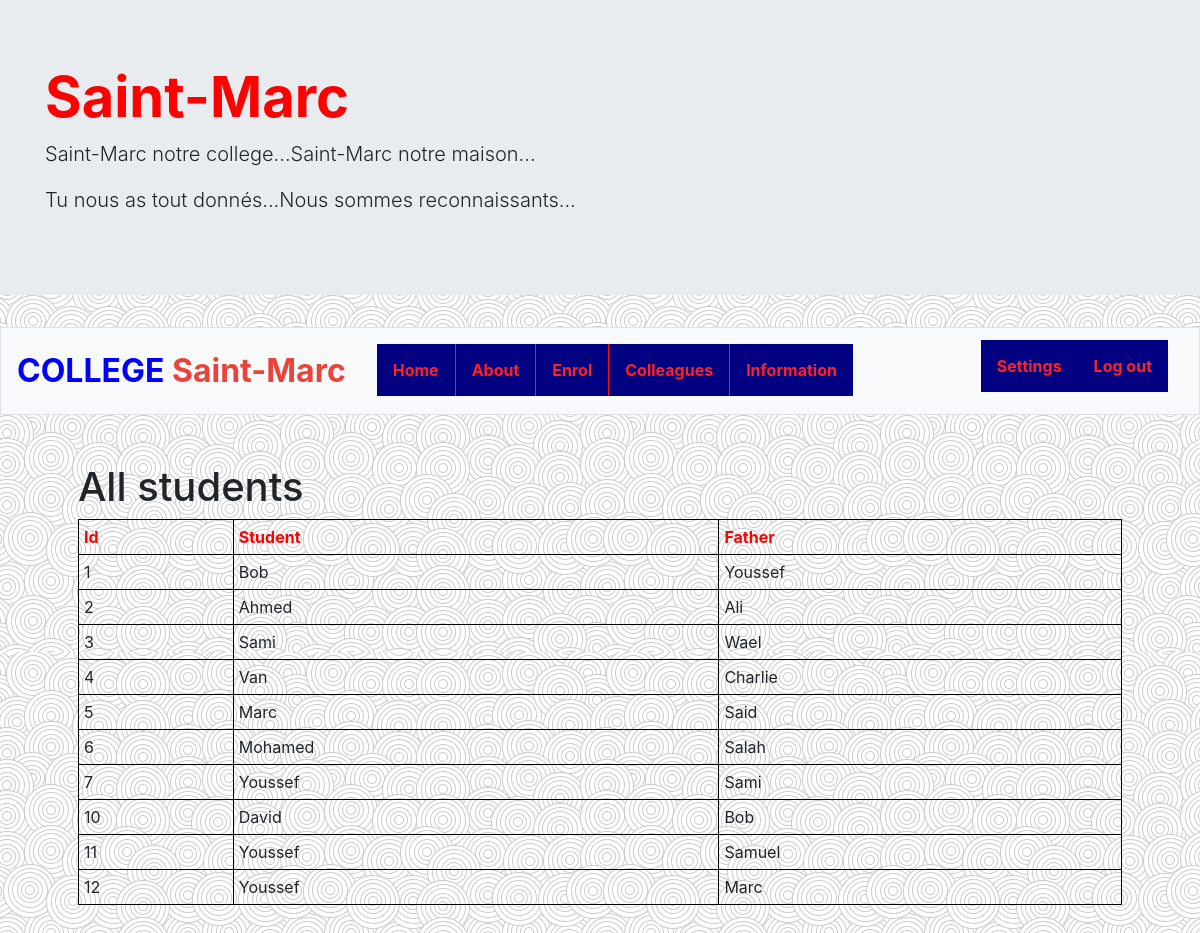
The app's page /students (signed in) with its own data.
### tables this page shows
CREATE TABLE 'students' (
'student_id' INTEGER,
'student' TEXT,
'father' TEXT,
'mother' TEXT,
'email' TEXT,
'birth' TEXT,
'adress' TEXT,
'fnum' NUMERIC,
'mnum' NUMERIC,
FOREIGN KEY (student_id) REFERENCES users(id)
);

### application.py (the view)
@app.route("/students")
@login_required
def students():
    rows = db.execute("SELECT student_id, student, father FROM students")
    return render_template("students.html", rows=rows)

### application.py (called while the page is built)
@app.after_request
def after_request(response):
    response.headers["Cache-Control"] = "no-cache, no-store, must-revalidate"
    response.headers["Expires"] = 0
    response.headers["Pragma"] = "no-cache"
    return response

### helpers.py (called while the page is built)
def login_required(f):
    @wraps(f)
    def decorated_function(*args, **kwargs):
        if session.get("user_id") is None:
            return redirect("/login")
        return f(*args, **kwargs)
    return decorated_function

### templates/students.html (shortened to what this page needs)
{% extends "layout.html" %}
{% block main %}
<h1>All students</h1>
<table>
    <tr>
        <th>Id</th>
        <th>Student</th>
        <th>Father</th>
    </tr>
{%for row in rows %}
    <tr>
        <td>{{row['student_id']}}</td>
        <td>{{row['student']}}</td>
        <td>{{row['father']}}</td>
    </tr>
    {%endfor%}
</table>
{% endblock %}

### templates/layout.html (shortened to what this page needs)
<!DOCTYPE html>
<html lang="en">
    <head>
        <link href="https://maxcdn.bootstrapcdn.com/bootstrap/4.1.3/css/bootstrap.min.css" rel="stylesheet">
        <link rel="stylesheet" href="https://maxcdn.bootstrapcdn.com/bootstrap/4.0.0/css/bootstrap.min.css">
        <link href="/static/styles.css" rel="stylesheet">
            <div class="jumbotron jumbotron-fluid">
        <div class="container">
        <h1 class="display-4" style="color:red; font-weight:bold;">Saint-Marc</h1>
        <p class="lead">Saint-Marc notre college...Saint-Marc notre maison...</p>
        <p class="lead">Tu nous as tout donnés...Nous sommes reconnaissants...</p>
        </div>
    </div>
    </head>
    <body style="background-image: url('static/d.jpg');">
        <nav class="navbar navbar-expand-md navbar-light bg-light border">
            <a class="navbar-brand" href="/"><span class="blue">COLLEGE </span><span class="red">Saint-Marc</span></a>
                <div class="container-fluid" id="nav">
                    {% if session.user_id %}
                        <ul class="navbar-nav mr-auto mt-2">
                            <li><a href="/">Home</a></li>
                            <li><a href="/about">About</a></li>
                            <li><a href="/enroll">Enrol</a></li>
                            <li><a href="/students">Colleagues</a></li>
                             <li class = "disabled"><a href="/info">Information</a></li>
                        </ul>
                        <ul class="nav navbar-nav navbar-right">
                             <div class= "nav">
                                  <li><a href="#">Settings</a>
                                  </li>
                             </div>
                             <li><a href="/logout">Log out</a></li>
                        </ul>
                    {% else %}
                        <ul class="nav navbar-nav navbar-right">
                             <li><a href="/login">Login</a></li>
                             <li><a href="/register">Register</a></li>
                        </ul>
                    {% endif %}
                </div>
        </nav>
        <main class="container p-5">
            {% block main %}{% endblock %}
        </main>
    </body>
</html>

### static/styles.css (style rules this page uses)
nav .navbar-brand { font-size: xx-large; }
nav .navbar-brand .blue { color: blue; font-weight: bold; }
nav .navbar-brand .red { color: #ea433b; font-weight: bold; }
main { overflow-x: auto; text-align: left; }
table, th, td { border: 1px solid black; border-collapse: collapse; }
th, td { padding: 5px; text-align: left; }
th { font-weight:bold; color: red; }
table { width: 100%; }
#nav { list-style: none; font-weight: bold; margin-bottom: 10px; width: 100% }
#nav ul { list-style-type: none; margin: 0; padding: 0; overflow: hidden; background-color: #000080; }
#nav li { float: left; color: #770000; border-right:1px solid #FF1111; }
#nav li a { display: block; color: #FF2222; text-align: center; padding: 14px 16px; text-decoration: none; font-weight: bold; }
#nav li:last-child { border-right: none; }
::placeholder { color: red; opacity: 1; font-weight:500; }

### records on screen
students: student_id "1", student "Bob", father "Youssef"
students: student_id "2", student "Ahmed", father "Ali"
students: student_id "3", student "Sami", father "Wael"
students: student_id "4", student "Van", father "Charlie"
students: student_id "5", student "Marc", father "Said"
students: student_id "6", student "Mohamed", father "Salah"
students: student_id "7", student "Youssef", father "Sami"
students: student_id "10", student "David", father "Bob"
students: student_id "11", student "Youssef", father "Samuel"
students: student_id "12", student "Youssef", father "Marc"
